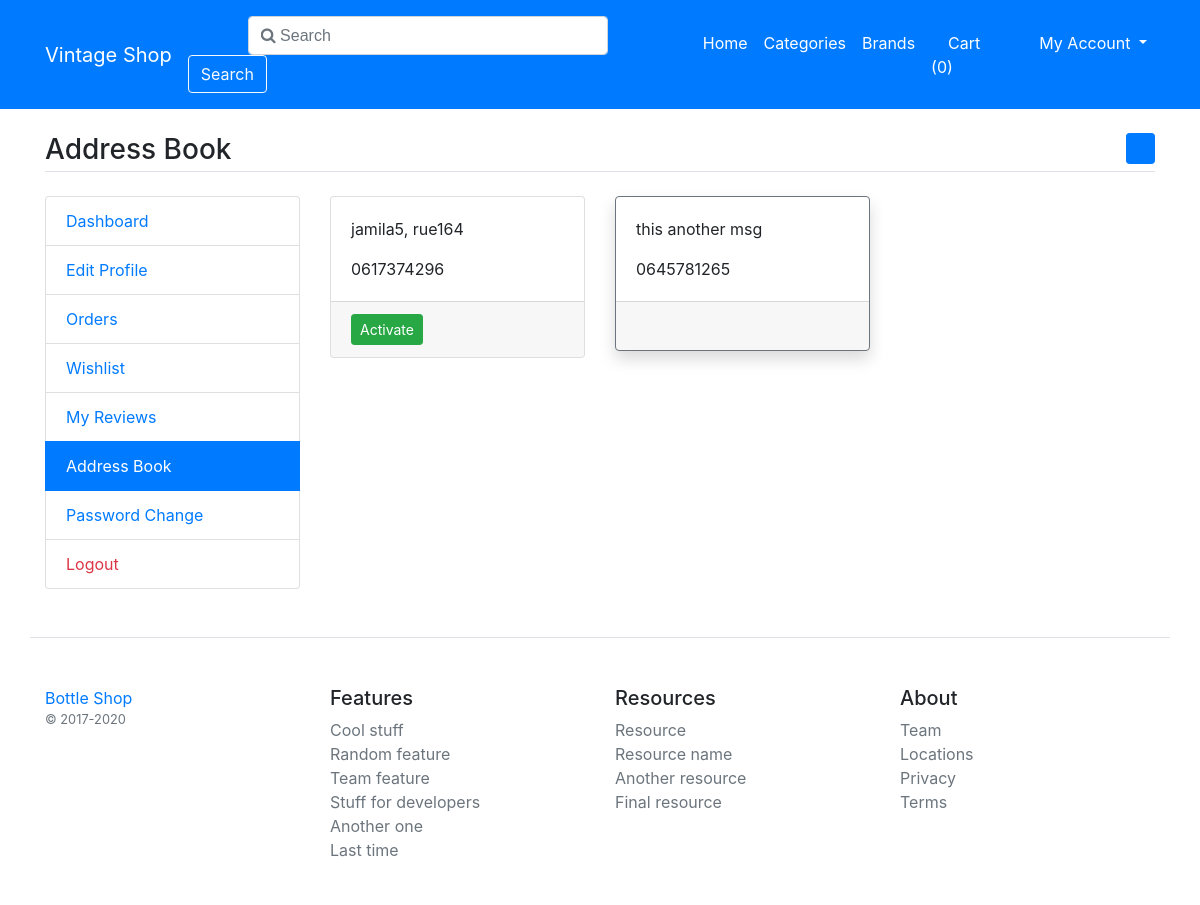
Screenshot of /my-addressbook (signed in) with the database file from the repository.
### main/models.py (models this page shows)
class UserAddressBook(models.Model):
    user          = models.ForeignKey(User, on_delete=models.CASCADE)
    mobile        = models.CharField(max_length=50, null=True)
    address       = models.TextField()
    status        = models.BooleanField(default=False)
    class Meta:
        verbose_name_plural= '12. AddressBook'

### main/views.py (the view)
# urls.py: path('my-addressbook', views.my_addressbook, name='my-addressbook'),
def my_addressbook(request):
    addbook  = UserAddressBook.objects.filter(user=request.user).order_by('id')
    return render(request, 'user/addressbook.html', {'addbook': addbook})

### main/template_context.py (called while the page is built)
def get_filters(request):
    cats    = Product.objects.distinct().values('category__title', 'category__id')
    brands  = Product.objects.distinct().values('brand__title', 'brand__id')
    colors  = ProductAttribute.objects.distinct().values('color__title', 'color__id', 'color__color_code')
    sizes   = ProductAttribute.objects.distinct().values('size__title', 'size__id')
    minMaxPrice = ProductAttribute.objects.aggregate(Min('price'), Max('price'))
    data    =   {
                    'cats':cats,
                    'brands':brands,
                    'colors':colors,
                    'sizes':sizes,
                    'minMaxPrice': minMaxPrice,
                }
    return data

### main/templates/user/addressbook.html (shortened to what this page needs)
{% extends "base.html" %}
{% load static %}
{% block content %}
<main class="container my-4">
	<h3 class="my-4 border-bottom pb-1">Address Book <a href="{% url "add-addressbook" %}" class="float-right btn btn-sm btn-primary"><i class="fa fa-plus"></i></a></h3>
	<div class="row">
        <div class="col-md-3">
            {% include 'user/user-sidebar.html' %}
        </div>
        <div class="col-md-9">
            <div class="row">
                {% for add in addbook %}
                <div class="col-md-4 mb-2">
                    <div class="card {% if add.status %}border-secondary shadow{% endif %} address{{add.id}} address">
                        <div class="card-body">
                            <p class="card-text">{{add.address}}</p>
                            <p class="card-text">{{add.mobile}}</p>
                        </div>
                        {% if add.status %}
                        <div class="card-footer">
                            <i class="fa fa-check-circle text-success check{{add.id}} check"></i>
                            <a href="{% url "update-address" add.id %}" class="float-right"><i class="fa fa-edit"></i></a>
                        </div>
                        {% else %}
                        <div class="card-footer footer{{add.id}}">
                            <button data-address="{{add.id}}" class="btn btn-success
                            btn-sm activate-address btn{{add.id}} actbtn">Activate</button>
                            <a href="{% url "update-address" add.id %}" class="float-right"><i class="fa fa-edit"></i></a>
                        </div>
                        {% endif %}
                    </div>
                </div>
                {% endfor %}
            </div>
        </div>
	</div>
</main>
{% endblock content %}

### rows the page displays
UserAddressBook: address "jamila5, rue164", mobile "0617374296"
UserAddressBook: address "this another msg", mobile "0645781265"

### other values shown
{{ request.session.cartdata|length }} "0"
